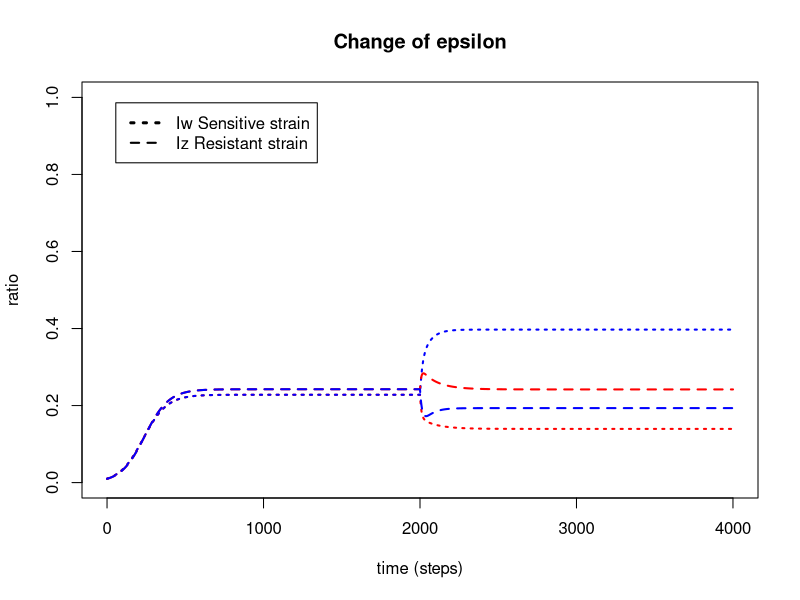

Generate this figure with R:
## ---- chunk 1
library(deSolve)
options("scipen" = 10)
N <- 1
a <- 2000
pbeta_w <- 0.04
pbeta_z <- 0.015
pgammaa <- 0.01
pgamma_tilt <- 0.1
pq <- 0.5
prho <- 0.5
pphi <- 0.05
peps_init <- 0.10
peps_inc <- 0.15
peps_dec <- 0.05
m <- 1
prop <- 0.01

# choice of model
pd <- 0   #coexistence in single host
pr <- 0   #replacement of Iz by Iw via interhost infection
pu <- 1   #Iw to Iz conversion
pb <- 1   #Iz to Iw conversion


## ---- chunk 2
parameters <- c(beta_w=pbeta_w, beta_z=pbeta_z, gamma=pgammaa, gamma_prim=pgamma_tilt, eps=peps_init, q=pq, rho=prho, phi=pphi, d=pd, r=pr, u=pu, b=pb )

state <- c(S=1-2*prop, Iw=prop, Iz=prop, Iwz=0)

times=seq(0, a, by=m)

SIS_inc=function(times, state, parameters){
  with(as.list(c(state,parameters)),
       {dS = - beta_w*(Iw+d*q*Iwz)*S - beta_z*(Iz+d*q*Iwz)*S + gamma*(1-eps)*Iw + gamma_prim*eps*Iw + gamma*Iz
        dIw = beta_w*(Iw+d*q*Iwz)*S + d*gamma*Iwz - d*beta_z*(Iz+q*Iwz)*Iw - gamma*(1-eps)*Iw - gamma_prim*eps*Iw + r*(beta_w-beta_z)*Iw*Iz - u*rho*eps*Iw + b*phi*(1-eps)*Iz
        dIz = beta_z*(Iz+d*q*Iwz)*S + d*gamma*(1-eps)*Iwz + gamma_prim*eps*Iwz - d*beta_w*(Iw+q*Iwz)*Iz - gamma*Iz - r*(beta_w-beta_z)*Iw*Iz + u*rho*eps*Iw - b*phi*(1-eps)*Iz
        dIwz = d*(beta_w*(Iw+q*Iwz)*Iz + beta_z*(Iz+q*Iwz)*Iw - gamma*Iwz - gamma*(1-eps)*Iwz - gamma_prim*eps*Iwz)
        list(c(dS, dIw, dIz, dIwz))
       })
}

out_init=as.data.frame(
  ode(y=state, times=times, func=SIS_inc, parms=parameters)
)

## ---- chunk 3
parameters2 <- c(beta_w=pbeta_w, beta_z=pbeta_z, gamma=pgammaa, gamma_prim=pgamma_tilt, eps=peps_inc, q=pq, rho=prho, phi=pphi, d=pd, r=pr, u=pu, b=pb )

state2 <- c(S=out_init$S[2001], Iw=out_init$Iw[2001], Iz=out_init$Iz[2001], Iwz=out_init$Iwz[2001])

times2=seq(a, 2*a, by=m)

out_inc=as.data.frame(
  ode(y=state2, times=times2, func=SIS_inc, parms=parameters2)
)

## ---- chunk 4


parameters3 <- c(beta_w=pbeta_w, beta_z=pbeta_z, gamma=pgammaa, gamma_prim=pgamma_tilt, eps=peps_dec, q=pq, rho=prho, phi=pphi, d=pd, r=pr, u=pu, b=pb )

state2 <- c(S=out_init$S[2001], Iw=out_init$Iw[2001], Iz=out_init$Iz[2001], Iwz=out_init$Iwz[2001])

times2=seq(a, 2*a, by=m)

out_dec=as.data.frame(
  ode(y=state2, times=times2, func=SIS_inc, parms=parameters3)
)

## ---- chunk 5


inc <- rbind(out_init[1:2000,], out_inc)
dec <- rbind(out_init[1:2000,], out_dec)
t<- seq(0, 2*a, by=m)

plot(t, inc$Iw, main="Change of epsilon", xlab="time (steps)", ylab="ratio", ylim=c(0,1), lty=3, lwd=2, type="l", col="RED")
lines(t, dec$Iw, lty=3, lwd=2, col="BLUE")
lines(t, inc$Iz, lty=2, lwd=2, col="RED")
lines(t, dec$Iz, lty=2, lwd=2, col="BLUE")

legend("topleft" , inset=.05, c("Iw Sensitive strain", "Iz Resistant strain"), lty=c(3,2), lwd=c(3,2))
